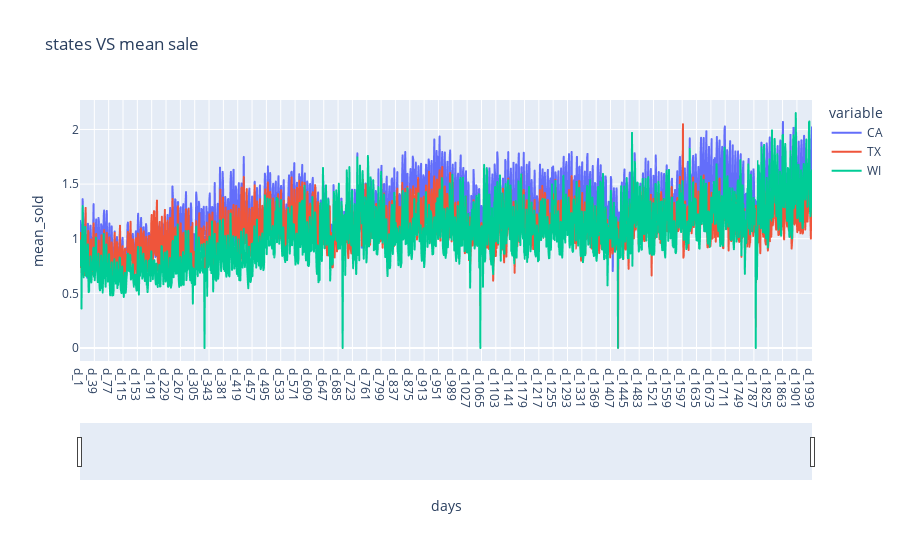

The notebook cell this image was saved under:
### Code cell
# Time Series With Range Slider
import plotly.express as px
import pandas as pd

fig = px.line(data,x='d', y=data.columns, title='states VS mean sale')
fig.update_xaxes(rangeslider_visible=True)
fig.update_xaxes(title_text='days')
fig.update_yaxes(title_text='mean_sold')
fig.show()

### Figure 1 — Plotly figure (JSON) as saved in the notebook; plotly's stock layout.template omitted (floating-point values rounded to 4 significant figures; data arrays with more than 128 entries replaced by an {"elided": "..."} marker saying what was removed)
{"data": [{"hovertemplate": "variable=CA<br>d=%{x}<br>value=%{y}<extra></extra>", "legendgroup": "CA", "line": {"color": "#636efa", "dash": "solid"}, "marker": {"symbol": "circle"}, "mode": "lines", "name": "CA", "showlegend": true, "type": "scattergl", "x": {"elided": "1941 str values"}, "xaxis": "x", "y": {"elided": "1941 float values"}, "yaxis": "y"}, {"hovertemplate": "variable=TX<br>d=%{x}<br>value=%{y}<extra></extra>", "legendgroup": "TX", "line": {"color": "#EF553B", "dash": "solid"}, "marker": {"symbol": "circle"}, "mode": "lines", "name": "TX", "showlegend": true, "type": "scattergl", "x": {"elided": "1941 str values"}, "xaxis": "x", "y": {"elided": "1941 float values"}, "yaxis": "y"}, {"hovertemplate": "variable=WI<br>d=%{x}<br>value=%{y}<extra></extra>", "legendgroup": "WI", "line": {"color": "#00cc96", "dash": "solid"}, "marker": {"symbol": "circle"}, "mode": "lines", "name": "WI", "showlegend": true, "type": "scattergl", "x": {"elided": "1941 str values"}, "xaxis": "x", "y": {"elided": "1941 float values"}, "yaxis": "y"}], "layout": {"legend": {"title": {"text": "variable"}, "tracegroupgap": 0}, "title": {"text": "states VS mean sale"}, "xaxis": {"anchor": "y", "domain": [0, 1], "rangeslider": {"visible": true}, "title": {"text": "days"}}, "yaxis": {"anchor": "x", "domain": [0, 1], "title": {"text": "mean_sold"}}}}
